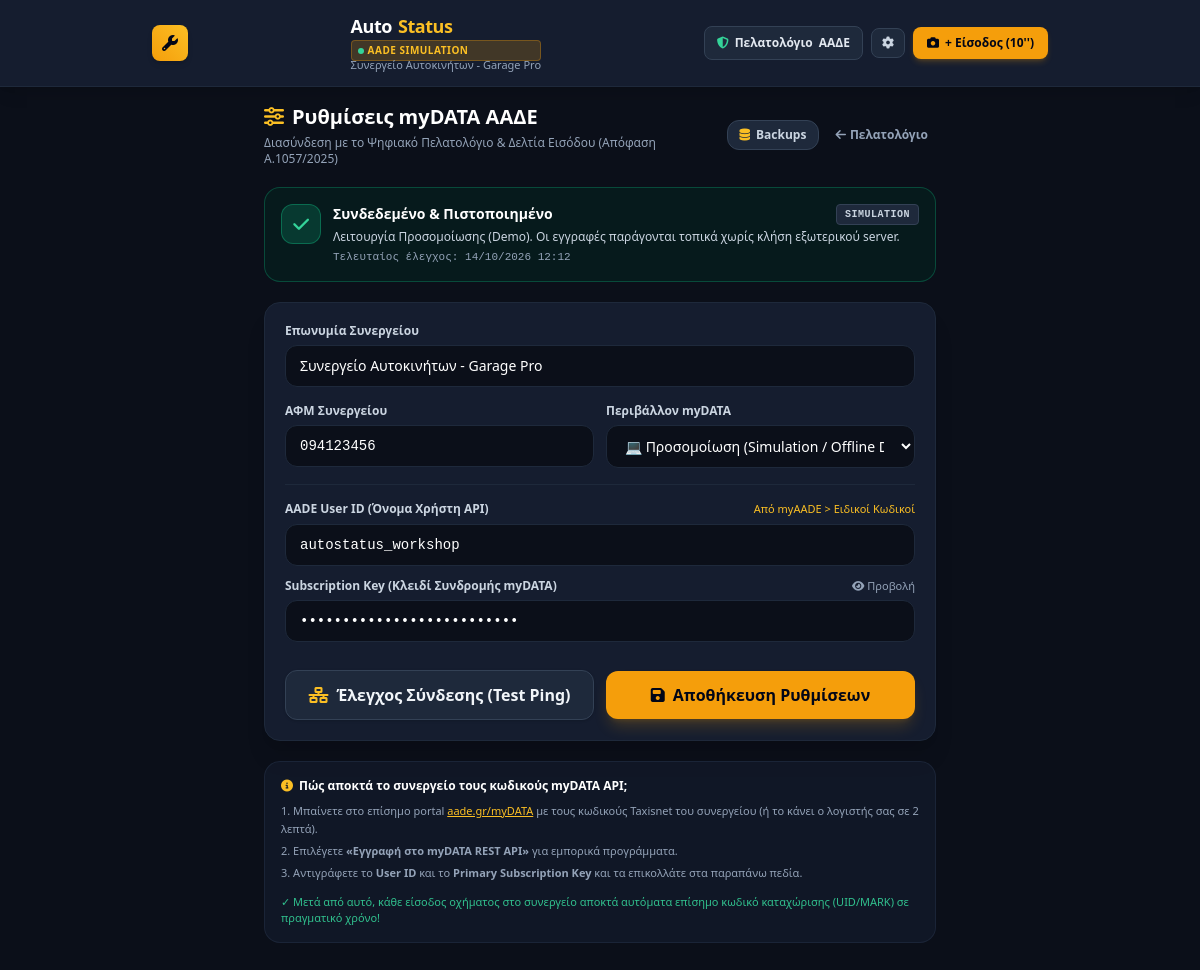
The page /settings/aade on the database its author committed.
### models.py (models this page shows, shortened)
class GarageSettings(db.Model):
    __tablename__ = 'garage_settings'
    id = db.Column(db.Integer, primary_key=True)
    garage_name = db.Column(db.String(120), default="Συνεργείο Αυτοκινήτων - Garage Pro")
    vat_number = db.Column(db.String(20), default="094123456")
    aade_user_id = db.Column(db.String(100), default="workshop_test_user")
    aade_subscription_key = db.Column(db.String(150), default="demo_key_sub_2026")
    aade_env = db.Column(db.String(20), default="sandbox")  # sandbox, production, simulation
    last_test_date = db.Column(db.DateTime, nullable=True)
    last_test_status = db.Column(db.String(50), default="UNVERIFIED")
    last_test_message = db.Column(db.String(255), nullable=True)
    @classmethod
    def get_settings(cls):
        settings = cls.query.first()
        return settings

### app.py (the view)
@app.route('/settings')
@app.route('/settings/aade')
def settings_view():
    settings = GarageSettings.get_settings()
    return render_template('settings.html', settings=settings)

### app.py (called while the page is built)
@app.context_processor
def inject_settings():
    settings = GarageSettings.get_settings()
    return dict(aade_settings=settings)

### templates/settings.html (shortened to what this page needs)
{% extends "base.html" %}
{% block content %}
<div class="max-w-2xl mx-auto space-y-5">
    <div class="flex items-center justify-between">
        <div>
            <h1 class="text-xl font-black text-white flex items-center gap-2">
                <i class="fa-solid fa-sliders text-amber-400"></i>
                Ρυθμίσεις myDATA ΑΑΔΕ
            </h1>
            <p class="text-xs text-slate-400 mt-1">
                Διασύνδεση με το Ψηφιακό Πελατολόγιο & Δελτία Εισόδου (Απόφαση Α.1057/2025)
            </p>
        </div>
        <div class="flex items-center gap-2">
            <a href="/settings/backup" class="text-xs font-bold text-slate-300 hover:text-white px-3 py-1.5 bg-garage-700 hover:bg-garage-600 rounded-xl border border-garage-600 flex items-center gap-1.5 transition">
                <i class="fa-solid fa-database text-amber-400"></i>
                <span>Backups</span>
            </a>
            <a href="/aade" class="text-xs font-semibold text-slate-400 hover:text-white flex items-center gap-1 transition px-2 py-1.5">
                <i class="fa-solid fa-arrow-left"></i>
                <span>Πελατολόγιο</span>
            </a>
        </div>
    </div>
    <div id="statusBanner" class="p-4 rounded-2xl border transition duration-200 {% if settings.last_test_status == 'CONNECTED' %}bg-emerald-950/40 border-emerald-500/30{% elif settings.last_test_status == 'FAILED' %}bg-rose-950/40 border-rose-500/30{% else %}bg-garage-800 border-garage-700{% endif %}">
        <div class="flex items-start gap-3">
            <div id="statusIcon" class="w-10 h-10 rounded-xl flex items-center justify-center text-lg font-bold shrink-0 {% if settings.last_test_status == 'CONNECTED' %}bg-emerald-500/20 text-emerald-400 border border-emerald-500/40{% elif settings.last_test_status == 'FAILED' %}bg-rose-500/20 text-rose-400 border border-rose-500/40{% else %}bg-amber-500/20 text-amber-400 border border-amber-500/40{% endif %}">
                {% if settings.last_test_status == 'CONNECTED' %}
                    <i class="fa-solid fa-check"></i>
                {% elif settings.last_test_status == 'FAILED' %}
                    <i class="fa-solid fa-triangle-exclamation"></i>
                {% else %}
                    <i class="fa-solid fa-plug"></i>
                {% endif %}
            </div>
            <div class="flex-1">
                <div class="flex items-center justify-between">
                    <h2 id="statusTitle" class="text-sm font-bold text-white">
                        {% if settings.last_test_status == 'CONNECTED' %}
                            Συνδεδεμένο & Πιστοποιημένο
                        {% elif settings.last_test_status == 'FAILED' %}
                            Αποτυχία Ελέγχου Σύνδεσης
                        {% else %}
                            Κατάσταση myDATA: Έτοιμο για Έλεγχο
                        {% endif %}
                    </h2>
                    <span id="statusModeBadge" class="text-[10px] font-mono px-2 py-0.5 rounded font-bold uppercase tracking-wider bg-garage-700 text-slate-300 border border-garage-600">
                        {{ settings.aade_env }}
                    </span>
                </div>
                <p id="statusDesc" class="text-xs text-slate-300 mt-1">
                    {{ settings.last_test_message or "Πατήστε 'Έλεγχος Σύνδεσης' για να δοκιμάσετε τα στοιχεία myDATA." }}
                </p>
                <p id="statusTime" class="text-[11px] text-slate-400 mt-1 font-mono">
                    Τελευταίος έλεγχος: {{ settings.last_test_date.strftime('%d/%m/%Y %H:%M') if settings.last_test_date else 'Ποτέ' }}
                </p>
            </div>
        </div>
    </div>
    <div class="bg-garage-800 border border-garage-700 rounded-2xl p-5 shadow-xl space-y-4">
        <div>
            <label class="block text-xs font-bold text-slate-300 mb-1.5">Επωνυμία Συνεργείου</label>
            <input type="text" id="cfgGarageName" value="{{ settings.garage_name }}"
                class="w-full bg-garage-900 border border-garage-700 rounded-xl px-3.5 py-2.5 text-sm text-white focus:outline-none focus:border-amber-400 transition"
                placeholder="π.χ. Συνεργείο Αυτοκινήτων - Παπαδόπουλος">
        </div>
        <div class="grid grid-cols-1 sm:grid-cols-2 gap-3">
            <div>
                <label class="block text-xs font-bold text-slate-300 mb-1.5">ΑΦΜ Συνεργείου</label>
                <input type="text" id="cfgVat" value="{{ settings.vat_number }}" maxlength="9"
                    class="w-full bg-garage-900 border border-garage-700 rounded-xl px-3.5 py-2.5 text-sm text-white font-mono focus:outline-none focus:border-amber-400 transition"
                    placeholder="094123456">
            </div>
            <div>
                <label class="block text-xs font-bold text-slate-300 mb-1.5">Περιβάλλον myDATA</label>
                <select id="cfgEnv" class="w-full bg-garage-900 border border-garage-700 rounded-xl px-3.5 py-2.5 text-sm text-white focus:outline-none focus:border-amber-400 transition">
                    <option value="simulation" {% if settings.aade_env == 'simulation' %}selected{% endif %}>💻 Προσομοίωση (Simulation / Offline Demo)</option>
                </select>
            </div>
        </div>
        <div class="border-t border-garage-700 pt-4 space-y-3">
            <div>
                <div class="flex items-center justify-between mb-1.5">
                    <label class="block text-xs font-bold text-slate-300">AADE User ID (Όνομα Χρήστη API)</label>
                    <span class="text-[11px] text-amber-400 font-medium">Από myAADE > Ειδικοί Κωδικοί</span>
                </div>
                <input type="text" id="cfgUserId" value="{{ settings.aade_user_id }}"
                    class="w-full bg-garage-900 border border-garage-700 rounded-xl px-3.5 py-2.5 text-sm text-white font-mono focus:outline-none focus:border-amber-400 transition"
                    placeholder="π.χ. autostatus_mechanic">
            </div>
            <div>
                <div class="flex items-center justify-between mb-1.5">
                    <label class="block text-xs font-bold text-slate-300">Subscription Key (Κλειδί Συνδρομής myDATA)</label>
                    <button type="button" onclick="toggleKeyVisibility()" class="text-[11px] text-slate-400 hover:text-white">
                        <i id="toggleKeyIcon" class="fa-solid fa-eye"></i> Προβολή
                    </button>
                </div>
                <input type="password" id="cfgKey" value="{{ settings.aade_subscription_key }}"
                    class="w-full bg-garage-900 border border-garage-700 rounded-xl px-3.5 py-2.5 text-sm text-white font-mono focus:outline-none focus:border-amber-400 transition"
                    placeholder="π.χ. e5f8c32... (32-character key)">
            </div>
        </div>
        <div class="flex flex-col sm:flex-row items-center gap-3 pt-3">
            <button type="button" onclick="testAadeConnection()" id="btnTest"
                class="w-full sm:w-1/2 py-3 px-4 bg-garage-700 hover:bg-garage-600 text-slate-100 font-bold rounded-xl border border-garage-600 flex items-center justify-center gap-2 transition active:scale-95 shadow">
                <i class="fa-solid fa-network-wired text-amber-400"></i>
                <span id="btnTestText">Έλεγχος Σύνδεσης (Test Ping)</span>
            </button>
            <button type="button" onclick="saveAadeSettings()" id="btnSave"
                class="w-full sm:w-1/2 py-3 px-4 bg-amber-500 hover:bg-amber-400 text-slate-950 font-black rounded-xl flex items-center justify-center gap-2 transition active:scale-95 shadow-lg shadow-amber-500/20">
                <i class="fa-solid fa-floppy-disk"></i>
                <span id="btnSaveText">Αποθήκευση Ρυθμίσεων</span>
            </button>
        </div>
    </div>
    <div class="bg-garage-800/60 border border-garage-700/80 rounded-2xl p-4 text-xs space-y-2 text-slate-300">
        <h3 class="font-bold text-white flex items-center gap-1.5">
            <i class="fa-solid fa-circle-info text-amber-400"></i>
            Πώς αποκτά το συνεργείο τους κωδικούς myDATA API;
        </h3>
        <ol class="list-decimal list-inside space-y-1 text-slate-400 text-[11px] leading-relaxed">
            <li>Μπαίνετε στο επίσημο portal <a href="https://www.aade.gr/mydata" target="_blank" class="text-amber-400 underline">aade.gr/myDATA</a> με τους κωδικούς Taxisnet του συνεργείου (ή το κάνει ο λογιστής σας σε 2 λεπτά).</li>
            <li>Επιλέγετε <strong>«Εγγραφή στο myDATA REST API»</strong> για εμπορικά προγράμματα.</li>
            <li>Αντιγράφετε το <strong>User ID</strong> και το <strong>Primary Subscription Key</strong> και τα επικολλάτε στα παραπάνω πεδία.</li>
        </ol>
        <p class="text-[11px] text-emerald-400/90 font-medium pt-1">
            ✓ Μετά από αυτό, κάθε είσοδος οχήματος στο συνεργείο αποκτά αυτόματα επίσημο κωδικό καταχώρισης (UID/MARK) σε πραγματικό χρόνο!
        </p>
    </div>
</div>
{% endblock %}

### templates/base.html (shortened to what this page needs)
<!DOCTYPE html>
<html lang="el" class="dark">
<head>
    <script src="https://cdn.tailwindcss.com"></script>
    <link rel="stylesheet" href="https://cdnjs.cloudflare.com/ajax/libs/font-awesome/6.4.0/css/all.min.css">
    <link rel="stylesheet" href="/static/css/style.css">
</head>
<body class="bg-garage-900 text-slate-100 min-h-screen flex flex-col font-sans antialiased select-none">
    <header class="bg-garage-800 border-b border-garage-700 sticky top-0 z-40 shadow-lg px-4 py-3">
        <div class="max-w-4xl mx-auto flex items-center justify-between">
            <a href="/" class="flex items-center space-x-2 group">
                <div class="w-9 h-9 rounded-lg bg-gradient-to-tr from-amber-500 to-amber-400 flex items-center justify-center text-slate-950 font-black shadow-md">
                    <i class="fa-solid fa-wrench"></i>
                </div>
                <div>
                    <span class="font-extrabold text-lg tracking-tight text-white flex items-center gap-1.5">
                        Auto<span class="text-amber-400">Status</span>
                        <a href="/settings/aade" class="text-[10px] px-1.5 py-0.5 rounded border uppercase font-bold tracking-wider transition hover:opacity-80 flex items-center gap-1 {% if aade_settings.aade_env == 'production' %}bg-emerald-500/20 text-emerald-400 border-emerald-500/30{% elif aade_settings.aade_env == 'sandbox' %}bg-sky-500/20 text-sky-400 border-sky-500/30{% else %}bg-amber-500/20 text-amber-400 border-amber-500/30{% endif %}">
                            <span class="w-1.5 h-1.5 rounded-full {% if aade_settings.last_test_status == 'CONNECTED' %}bg-emerald-400 animate-pulse{% elif aade_settings.last_test_status == 'FAILED' %}bg-rose-400{% else %}bg-amber-400{% endif %}"></span>
                            <span>AADE {{ aade_settings.aade_env|upper }}</span>
                        </a>
                    </span>
                    <p class="text-[11px] text-slate-400 -mt-1 font-medium">{{ aade_settings.garage_name }}</p>
                </div>
            </a>
            <div class="flex items-center space-x-2">
                <a href="/aade" class="px-3 py-2 text-xs font-semibold bg-garage-700 hover:bg-garage-600 rounded-lg text-slate-200 border border-garage-600 flex items-center gap-1.5 transition">
                    <i class="fa-solid fa-shield-halved text-emerald-400"></i>
                    <span class="hidden sm:inline">Πελατολόγιο</span> ΑΑΔΕ
                </a>
                <a href="/settings/aade" title="Ρυθμίσεις myDATA API" class="px-2.5 py-2 text-xs font-semibold bg-garage-700 hover:bg-garage-600 rounded-lg text-slate-300 border border-garage-600 flex items-center transition">
                    <i class="fa-solid fa-gear"></i>
                </a>
                <a href="/intake" class="px-3.5 py-2 text-xs font-bold bg-amber-500 hover:bg-amber-400 text-slate-950 rounded-lg flex items-center gap-1.5 shadow-md shadow-amber-500/20 active:scale-95 transition">
                    <i class="fa-solid fa-camera"></i>
                    <span>+ Είσοδος (10'')</span>
                </a>
            </div>
        </div>
    </header>
    <main class="flex-1 max-w-4xl w-full mx-auto p-4 pb-20">
        {% block content %}{% endblock %}
    </main>
</body>
</html>

### static/css/style.css (style rules this page uses)
html, body { touch-action: manipulation; -webkit-tap-highlight-color: transparent; }

### rows shown on the page
GarageSettings: aade_env "SIMULATION", garage_name "Συνεργείο Αυτοκινήτων - Garage Pro", last_test_message "Λειτουργία Προσομοίωσης (Demo). Οι εγγραφές παράγονται τοπικά χωρίς κλήση εξωτερικού server.", last_test_date "14/10/2026 12:12", vat_number "094123456", aade_env "💻 Προσομοίωση (Simulation / Offline Demo)", aade_user_id "autostatus_workshop"
